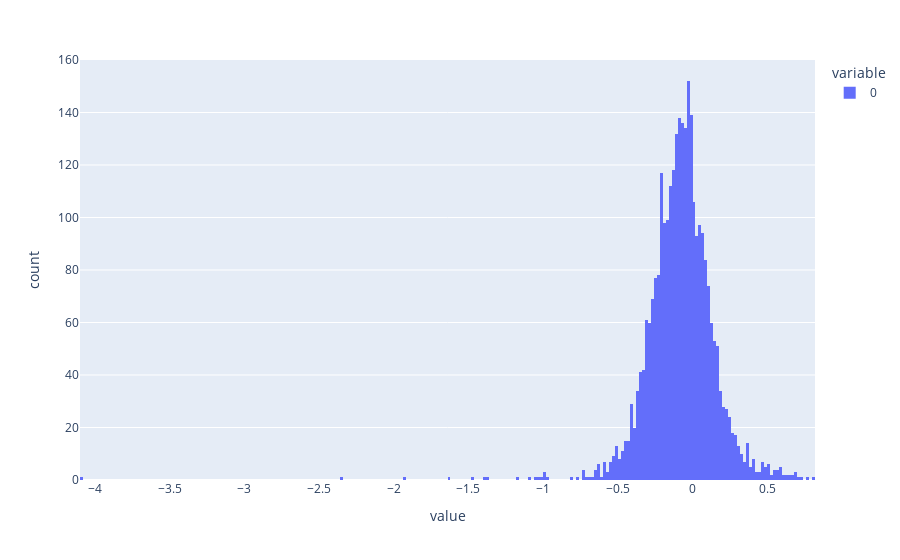

Source (notebook cell):
### Markdown cell above
$$
r_{i,t} = \alpha_i + b_i \cdot r_{m,t} + s_i \cdot r_{smb, t} + h_i \cdot r_{hml, t} + m_i \cdot r_{mom, t} + \epsilon_{i,t}
$$

### Code cell
px.histogram(alphas)

### Figure 1 — Plotly figure (JSON) as saved in the notebook; plotly's stock layout.template omitted (floating-point values rounded to 4 significant figures; data arrays with more than 128 entries replaced by an {"elided": "..."} marker saying what was removed)
{"data": [{"alignmentgroup": "True", "bingroup": "x", "hovertemplate": "variable=0<br>value=%{x}<br>count=%{y}<extra></extra>", "legendgroup": "0", "marker": {"color": "#636efa", "pattern": {"shape": ""}}, "name": "0", "offsetgroup": "0", "orientation": "v", "showlegend": true, "type": "histogram", "x": {"elided": "2981 float values"}, "xaxis": "x", "yaxis": "y"}], "layout": {"autosize": true, "barmode": "relative", "legend": {"title": {"text": "variable"}, "tracegroupgap": 0}, "margin": {"t": 60}, "xaxis": {"anchor": "y", "autorange": true, "domain": [0, 1], "range": [-4.1, 0.82], "title": {"text": "value"}, "type": "linear"}, "yaxis": {"anchor": "x", "autorange": true, "domain": [0, 1], "range": [0, 160], "title": {"text": "count"}}}}
